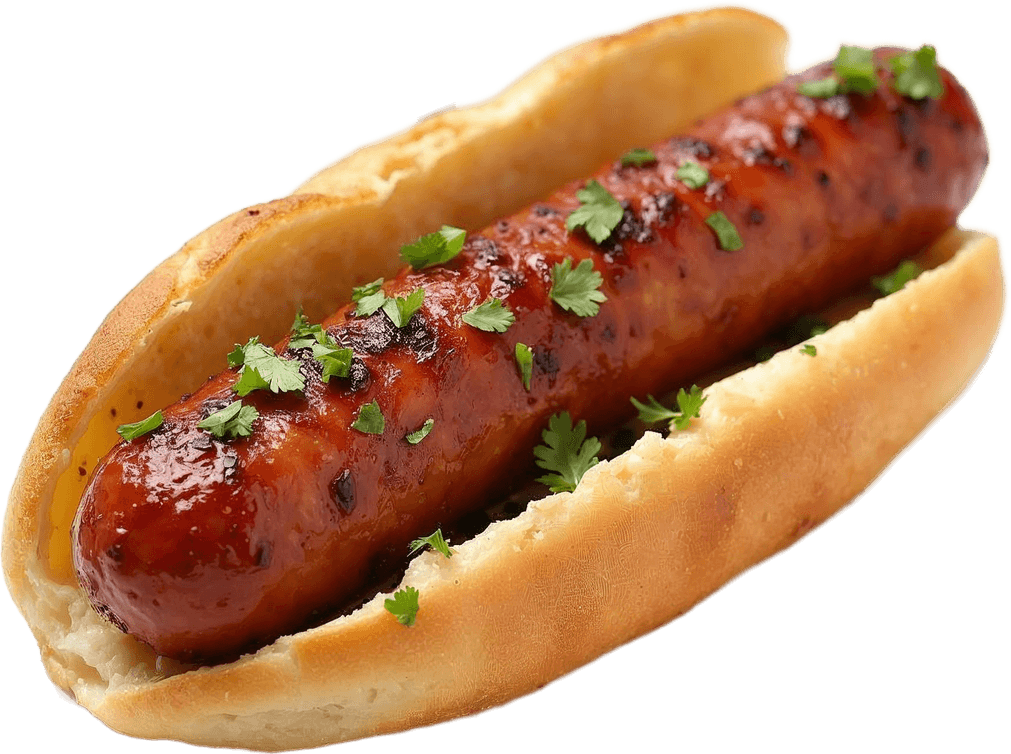
#> input picture clients/copywriters/dieciocho-2026/assets/chori.png, 1011 x 754 px, given in place of mont-fondo.png, which was not available
$ python armar-montaje.py
#> lines starting #> are read from the running program, lines starting #| are printed output that depends on the picture; pictures that were not available may be replaced by others from this repository, and a replacement may not be noted
#!/usr/bin/env python3
"""Invitación dieciochera 2026 — interno Copywriters. 1080x1080. MONTAJE FOTO v2.

Composición fotográfica por capas:

  fondo (patio de noche con luces)  →  gradación + velos
  →  guirnalda  →  TITULAR crema  →  RECORTES fotográficos ENCIMA del titular
  →  sticker  →  datos  →  grano y viñeta

Lo que hace que esto sea montaje y no una foto con texto: los recortes tapan
parte del titular. Esa mezcla de planos es la que da profundidad.

v2 — tres recortes pedidos por la clienta: CHORIPÁN, EMPANADA y TERREMOTO.
La v1 usaba un sándwich de baguette que no leía como choripán; quedó archivada
en `armar-montaje-v1-sandwich.py`. El choripán nuevo se generó pidiendo
explícitamente longaniza delgada que sobresale por los dos extremos del pan.

Los recortes salen del removedor de fondo del repo (`scripts/remove-bg.ts`,
@imgly) y acá se ajustan a su caja de tinta para poder posicionarlos exacto.

Uso:  python3 armar-montaje.py && bash render.sh montaje
"""
import math
from pathlib import Path

from PIL import Image, ImageEnhance

AQUI = Path(__file__).parent
RAIZ = (AQUI / "../../..").resolve()
FUENTES = (RAIZ / "public/assets/fonts").resolve()
CRUDO = RAIZ / "raw/copywriters"
ASSETS = AQUI / "assets"

CREMA = "#F7F1E4"
NAVY = "#0F2B4C"
LIMA = "#C8F135"
ROJO = "#C4362C"

FECHA = "Viernes 11 de septiembre"
HORARIO = "11:00 a 15:00 hrs"
DIRECCION = "James Joyce 1408, Vitacura"
LUGAR = "en la casa de la Vale"
DRESS = "Ven con tu mejor<br>outfit dieciochero"

ANCHO = 1080

# nombre en la pieza  ->  archivo recortado en raw/copywriters/
RECORTES = {"chori": "cut-chori2", "empanada": "cut-empanada2",
            "terremoto": "cut-terremoto4"}


def preparar_assets():
    """Deja el fondo a medida y cada recorte ajustado a su caja de tinta."""
    ASSETS.mkdir(exist_ok=True)

    fondo = Image.open(CRUDO / "mont-fondo.png").convert("RGB")
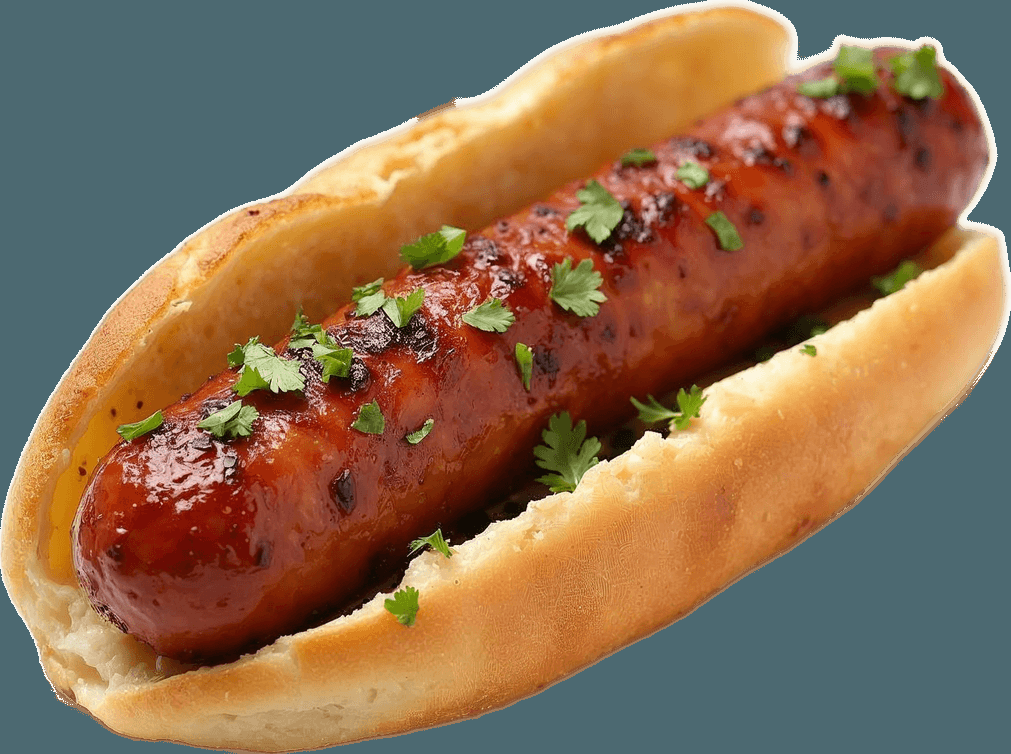
#> fondo: PIL image 1011x754 RGB; mean R, G, B 138.7, 108, 79.8
    lado = min(fondo.size)
#> lado = 754
    izq, arr = (fondo.width - lado) // 2, (fondo.height - lado) // 2
#> izq = 128; arr = 0
    fondo = fondo.crop((izq, arr, izq + lado, arr + lado)).resize(
        (ANCHO, ANCHO), Image.LANCZOS)
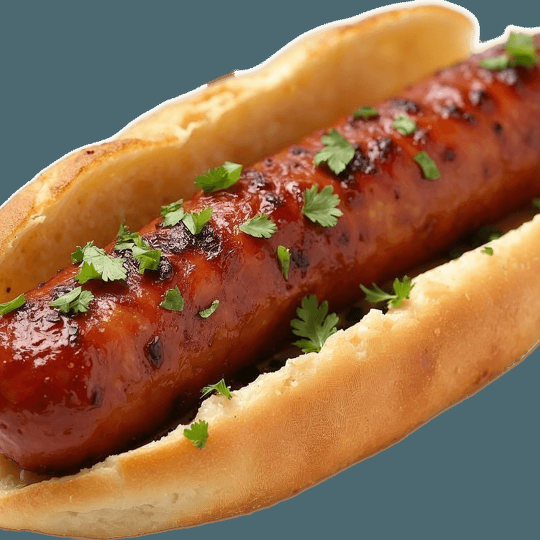
#> fondo: PIL image 1080x1080 RGB (shown at 1/2 size); mean R, G, B 144.2, 105, 72.6
    fondo = ImageEnhance.Color(fondo).enhance(1.12)
    fondo = ImageEnhance.Contrast(fondo).enhance(1.06)
    fondo.save(ASSETS / "fondo.jpg", quality=92)
    print(f"  ✓ fondo.jpg {fondo.size}")
#|   ✓ fondo.jpg (1080, 1080)

    medidas = {}
    for nombre, archivo in RECORTES.items():
        origen = CRUDO / f"{archivo}.png"
        if not origen.is_file():
#> (the run stopped early here; a loop or call above may not have finished)
